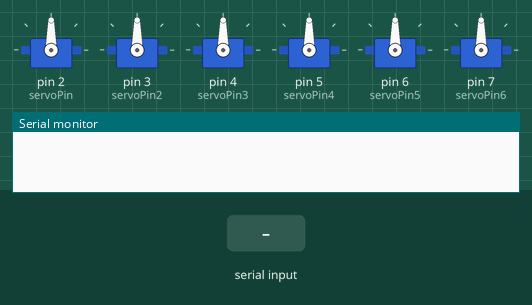
A sketch run on a simulated Arduino Uno, built with avr-gcc and run on an emulated ATmega328P. Parts: 6 × servo, the last lines printed to the serial monitor. The inputs (shaded band) are chosen by the test bench.

Above: at 1.2 s.
1.3 s: "rood" received over Serial
At 4.1 s:
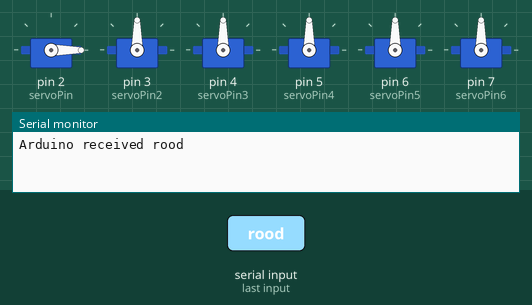
4.3 s: "geel" received over Serial
At 5.0 s:
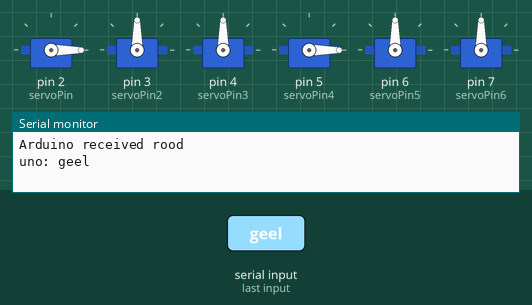
7.3 s: "groen" received over Serial
At 8.6 s:
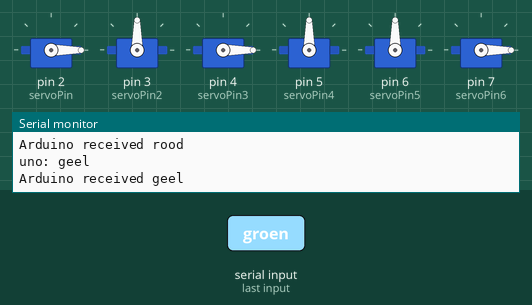
10.3 s: "rood" received over Serial
At 11.6 s:
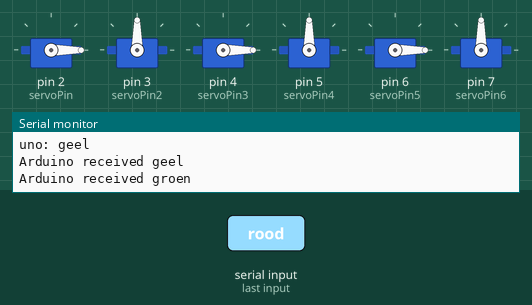
13.3 s: "geel" received over Serial
At 14.3 s:
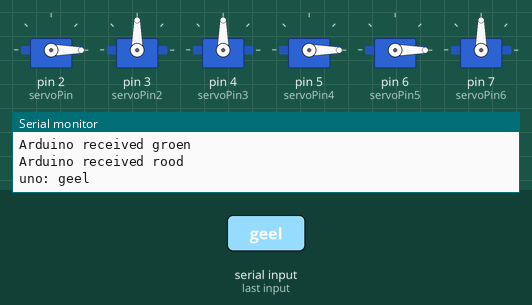
Timing chart, 0 to 16.8 s (numbered marks = the images above; inputs shaded):
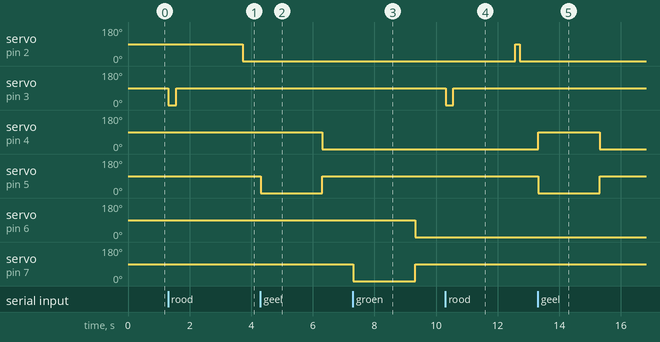

The sketch:

sketch_jan15a.ino
```cpp
#include <Servo.h>
//rood
 int servoPin = 2;
 int servoPin2 = 3;
 //geel
 int servoPin3 = 4;
 int servoPin4 = 5;
 //groen
 int servoPin5 = 6;
 int servoPin6 = 7;

 //rood
 Servo Servo1;
 Servo Servo2;
 //geel
 Servo Servo3;
 Servo Servo4;
 //groen
 Servo Servo5;
 Servo Servo6;


void setup() {
 Serial.begin(115200);
 //rood
  Servo1.attach(servoPin);
  Servo2.attach(servoPin2);
  //geel
  Servo3.attach(servoPin3);
  Servo4.attach(servoPin4);
  //groen
  Servo5.attach(servoPin5);
  Servo6.attach(servoPin6);
}

void loop() {
  static String readString = "";
  while(Serial.available()){
    delay(3);
    if(Serial.available() > 0) {
    char c = Serial.read();
    readString += c;
    }
  }


  if (readString.length() > 0){
   readString.trim();

   if(readString.indexOf("rood") >= 0){
    Servo2.write(0);
    delay(250);
    Servo2.write(90);
    delay(2000);
    Servo1.write(90);
    delay(155);
    Servo1.write(0);
   }


  if(readString.indexOf("geel") >= 0){
    Serial.println("uno: geel");
    Servo3.write(90);
    Servo4.write(0);
    delay(2000);
    Servo3.write(0);
    Servo4.write(90);;
  }


  if(readString.indexOf("groen") >= 0){
    Servo5.write(90);
    Servo6.write(0);
    delay(2000);
    Servo5.write(0);
    Servo6.write(90);
  }

  Serial.println("Arduino received " + readString);
  readString = "";


   }
}
```

Measured:
- after the input at 1.3 s, servo on pin 2 (servoPin): 90° → 0° after 2.4 s; servo on pin 3 (servoPin2): 90° → 0° at once, → 90° 0.25 s later
- after the input at 4.3 s, servo on pin 4 (servoPin3): 90° → 0° after 2.0 s; servo on pin 5 (servoPin4): 90° → 0° at once, → 90° 2.0 s later
- after the input at 7.3 s, servo on pin 6 (servoPin5): 90° → 0° after 2.0 s; servo on pin 7 (servoPin6): 90° → 0° at once, → 90° 2.0 s later
- after the input at 10.3 s, servo on pin 2 (servoPin): 0° → 90° after 2.3 s, → 0° 0.16 s later; servo on pin 3 (servoPin2): 90° → 0° at once, → 90° 0.25 s later
- after the input at 13.3 s, servo on pin 4 (servoPin3): 0° → 90° at once, → 0° 2.0 s later; servo on pin 5 (servoPin4): 90° → 0° at once, → 90° 2.0 s later
